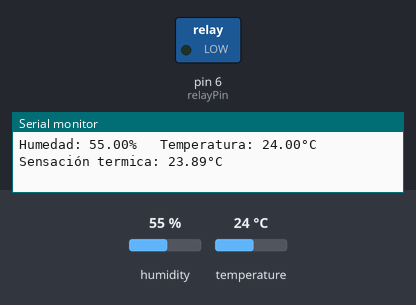
This sketch was run on a simulated Arduino Uno, built with avr-gcc and run on an emulated ATmega328P. Shown: switched loads named in the sketch (green lamp = pin HIGH), the last lines printed to the serial monitor. The inputs (shaded band) are chosen by the test bench; at power-on: temperature 24 °C, humidity 55 %.

Above: at 2.9 s.
3.0 s: temperature set to 15 °C
5.9 s: temperature set to 12 °C
At 7.5 s:
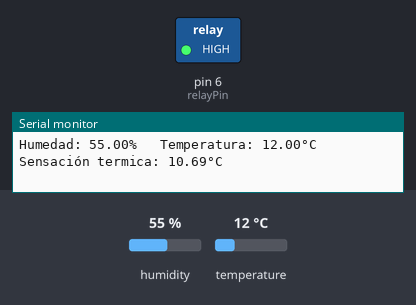
8.8 s: temperature set to 19 °C
At 12.4 s:
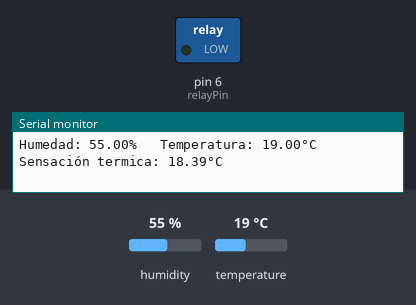
12.7 s: temperature set to 11 °C
At 14.5 s:
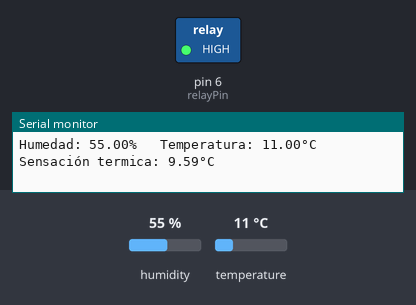
Timing chart, 0 to 16.0 s (numbered marks = the images above; inputs shaded):
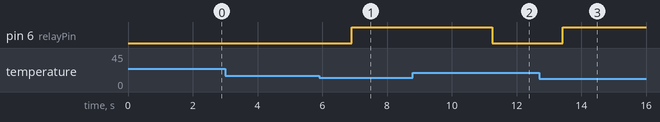

Measured:
- the behaviour switches between 14 and 13 °C on temperature (found by bisection; images 0 and 1)
- after the input at 5.9 s, pin 6 (relayPin): LOW → HIGH after 1.0 s
- after the input at 8.8 s, pin 6 (relayPin): HIGH → LOW after 2.5 s
- after the input at 12.7 s, pin 6 (relayPin): LOW → HIGH after 0.73 s

The sketch:

fan_code.ino
```cpp
// codigo que controla ventilador con relé mediante sensor de temperatura

#include "DHT.h" // lib para mod temp
#define DHTPIN 7 // pin de comunicacion con el sensor de temperatura
#define DHTTYPE DHT11 // referencia del sensor

int relayPin = 6; //Data Pin
DHT dht(DHTPIN,DHTTYPE); // instancia de objeto de clase DHT

void setup() {
  Serial.begin(9600);
  //Serial.println("Probando conexion con sensor de temperatura");
  dht.begin(); // inicializamos el obj
  pinMode(relayPin, OUTPUT);

}

void loop() {
   // temperatura
   float humedad = dht.readHumidity();
   float temperatura = dht.readTemperature();
   float hic = dht.computeHeatIndex(temperatura, humedad, false); // sensacion termica en C°

   if (isnan(humedad)|| isnan(temperatura)){
    Serial.println("Error al leer del sensor");
    return;
   }

   // relé
   delay(350);
   Serial.print("Humedad: ");
   Serial.print(humedad);
   Serial.print("%   ");
   Serial.print("Temperatura: ");
   Serial.print(temperatura);
   Serial.print("°C  ");
   Serial.print("Sensación termica: ");
   Serial.print(hic);
   Serial.print("°C  ");
   Serial.println();

   if(hic > 12){
    digitalWrite(relayPin, LOW); // Encendemos el relay
    //Serial.println("Relay encendido");
   }else{
    digitalWrite(relayPin,HIGH); //Apagamos el relay
    //Serial.println("Relay apagado");
   }

}
```
